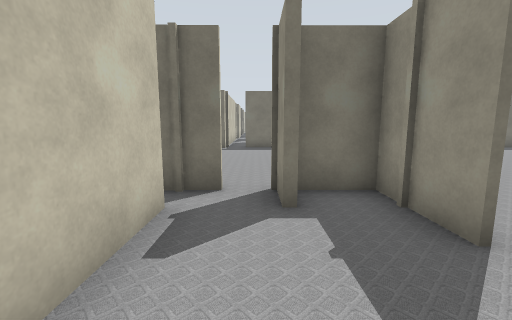
view 1 (above)

24 first-person views from a walk through a world built for the Gazebo simulator. The camera is 1.2 m above the floor, tilts 8° down and sees 90° across. Floor lines are 1 m apart. The floor is counted in squares, 1 m on a side. Each view is taken from the middle of a square. On the plan, view 1 faces up. The plan holds only what a view shows up to about 12 squares ahead; the rest is blank. The place goes on beyond the plan. The robots in the file are not drawn. Gazebo's built-in surfaces are drawn with simple patterns. Simple shapes stand in for some stock models.

view 2
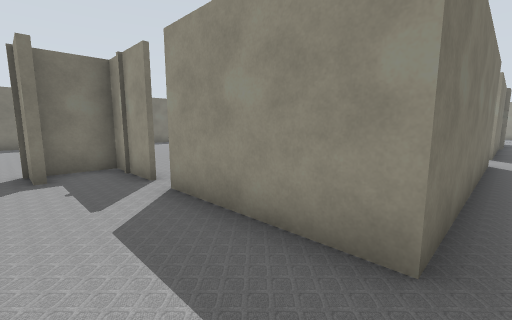

view 3
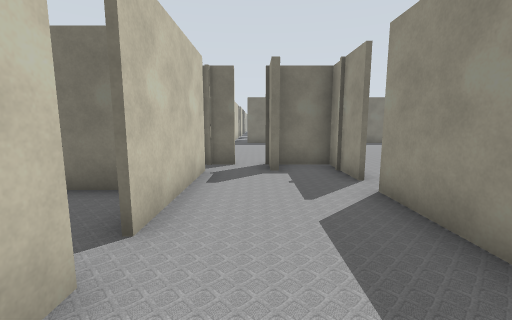

view 4
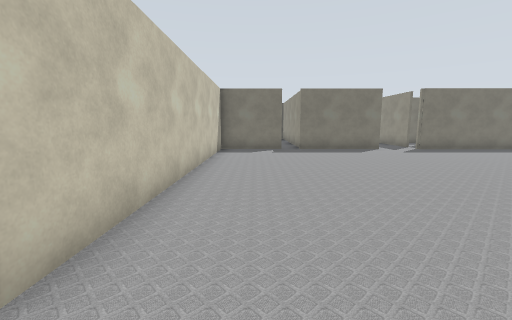

view 5
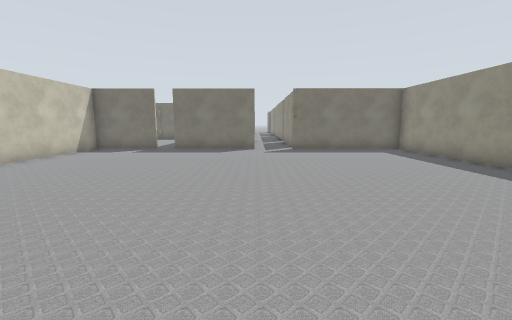

view 6
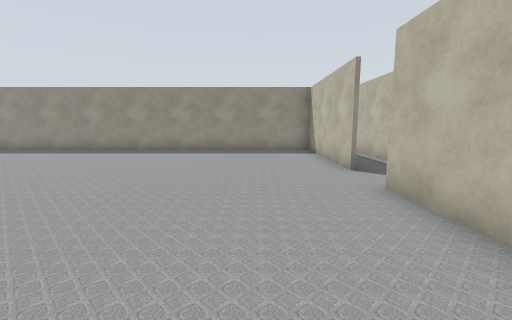

view 7
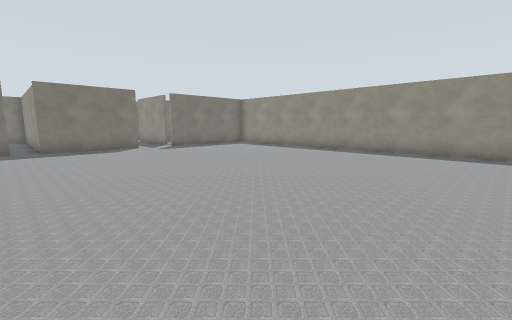

view 8
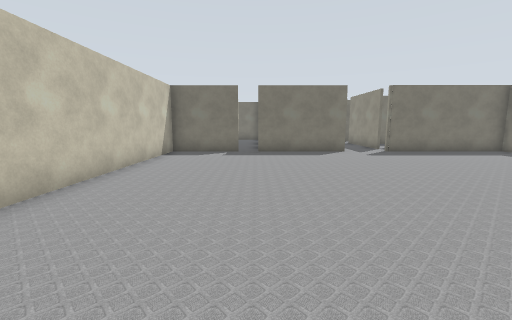

view 9
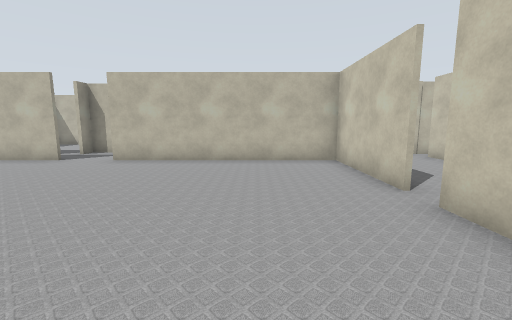

view 10
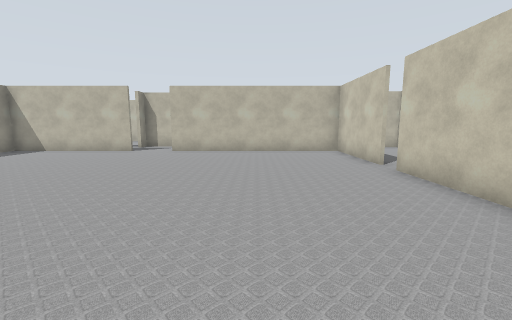

view 11
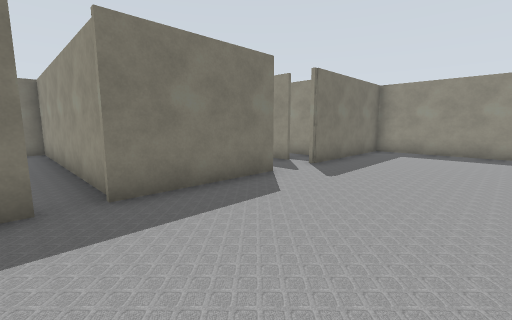

view 12
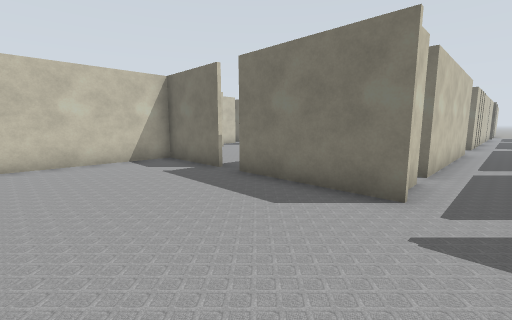

view 13
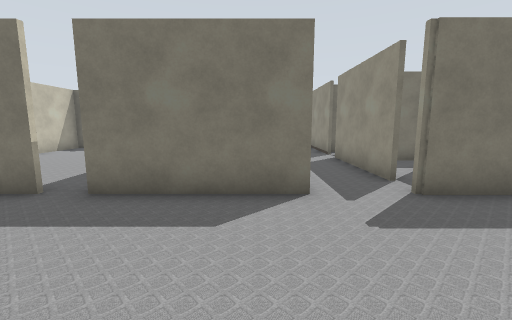

view 14
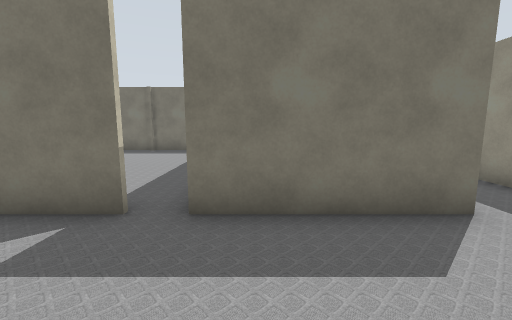

view 15
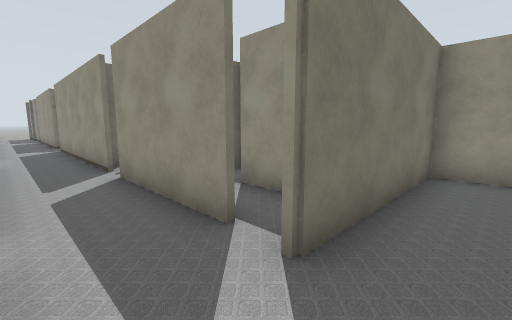

view 16
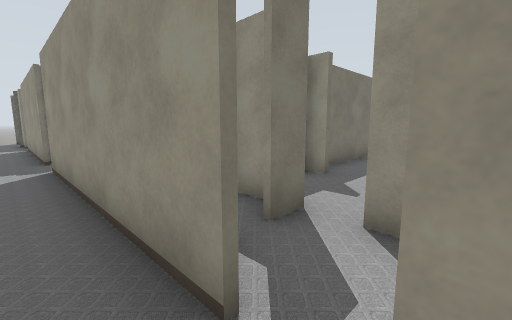

view 17
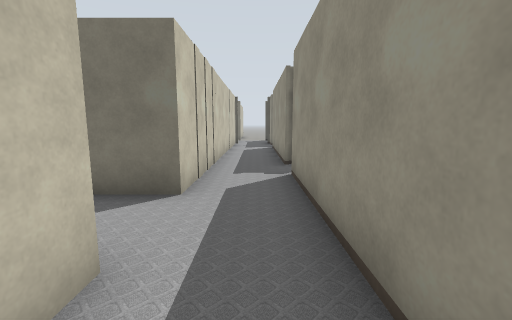

view 18
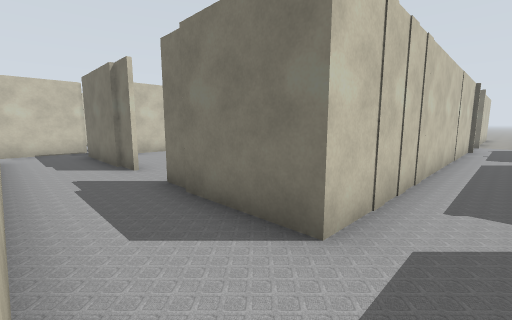

view 19
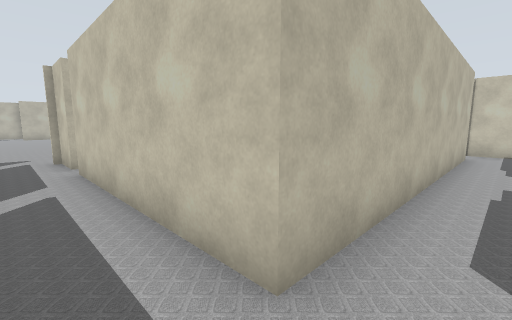

view 20
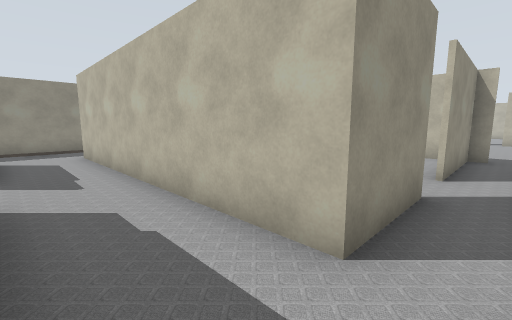

view 21
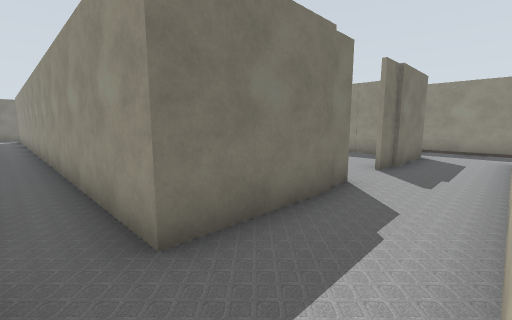

view 22
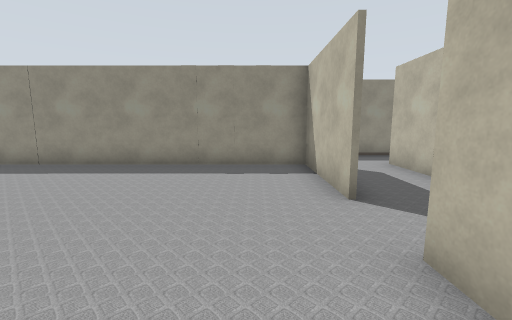

view 23
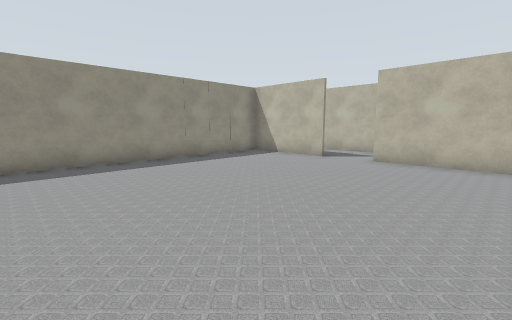

view 24
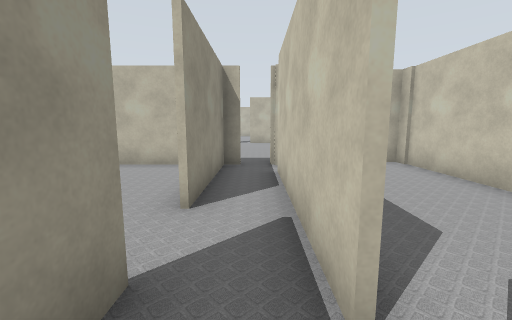

### Floor plan
Key: @ floor where view 1 was taken; # wall or solid block; x gap in a wall; . floor; T thing the floor can be seen under or through.
Columns run from 6 left of view 1 to 17 right of it. Each row starts with its distance up from view 1.
 33      .#. .......#.#
 32      .# ........#.#
 31      .#.........#.#
 30      .#.........#.#
 29      .#.........#.#
 28      .#.........#.#
 27      .#.........#..
 26      .#.........#.#
 25      .#........##.#
 24     #.#####.####..#
 23     #.............#
 22     #.###########.#
 21      .#.... #   #.#
 20    ...#.... #   #.###
 19   ..#...... #   #.x.#
 18  ...#.......#   #.###
 17  ...#.#.....#   #.#
 16 #...#.#.....#   #.##
 15 #.. #.#.....#   #.##
 14 #.  ..#.....#   #..##
 13 ##  #.#####x#####.######
 12      ...#..............#
 11      ...#..............#
 10      .. #..............#
  9      .. #..............#
  8      .. #..............#
  7      .. #..............#
  6      .. #..............#
  5     ##T##..............#
  4      #T.#..............#
  3      #..#..............#
  2      #.................#
  1      #..#..............#
  0      #@.#..............#
 -1      #..#..............#
 -2      #..#..............#
 -3      #. #########.######
 -4     ##           .##
 -5                  ##

Positions as (right, up) in squares from view 1, and headings:
1: (0, 0), facing up
2: (0, -3), facing up-right
3: (0, -3), facing up
4: (4, 1), facing up
5: (10, 1), facing up
6: (5, 0), facing right
7: (5, 0), facing up-right
8: (6, 2), facing up
9: (5, 6), facing down
10: (6, 9), facing down
11: (5, 9), facing up-right
12: (11, 9), facing up-left
13: (9, 9), facing up
14: (7, 10), facing up
15: (10, 12), facing up-right
16: (11, 18), facing up-right
17: (11, 20), facing up
18: (11, 22), facing up-left
19: (11, 23), facing down-left
20: (-1, 24), facing down-right
21: (-1, 22), facing up-right
22: (2, 26), facing right
23: (1, 33), facing down-right
24: (-1, 21), facing down
